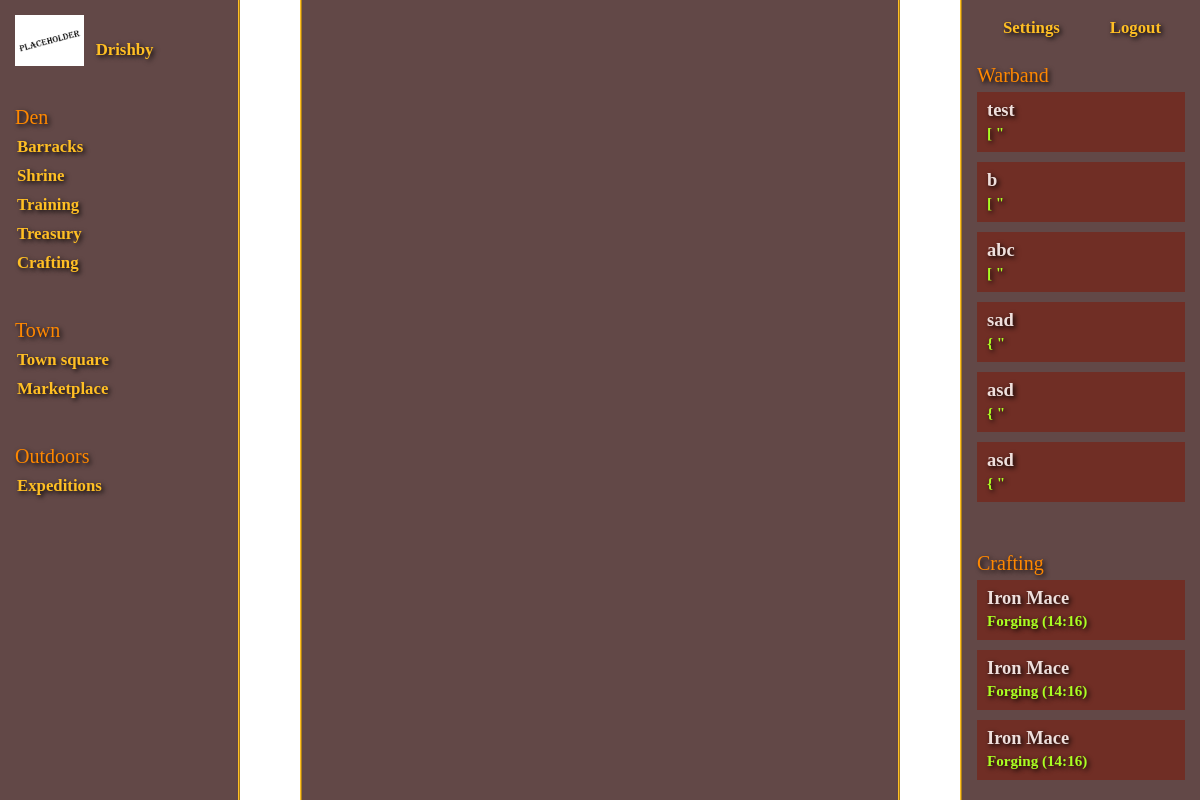
Before: /settings/ (signed in) with the older database file.
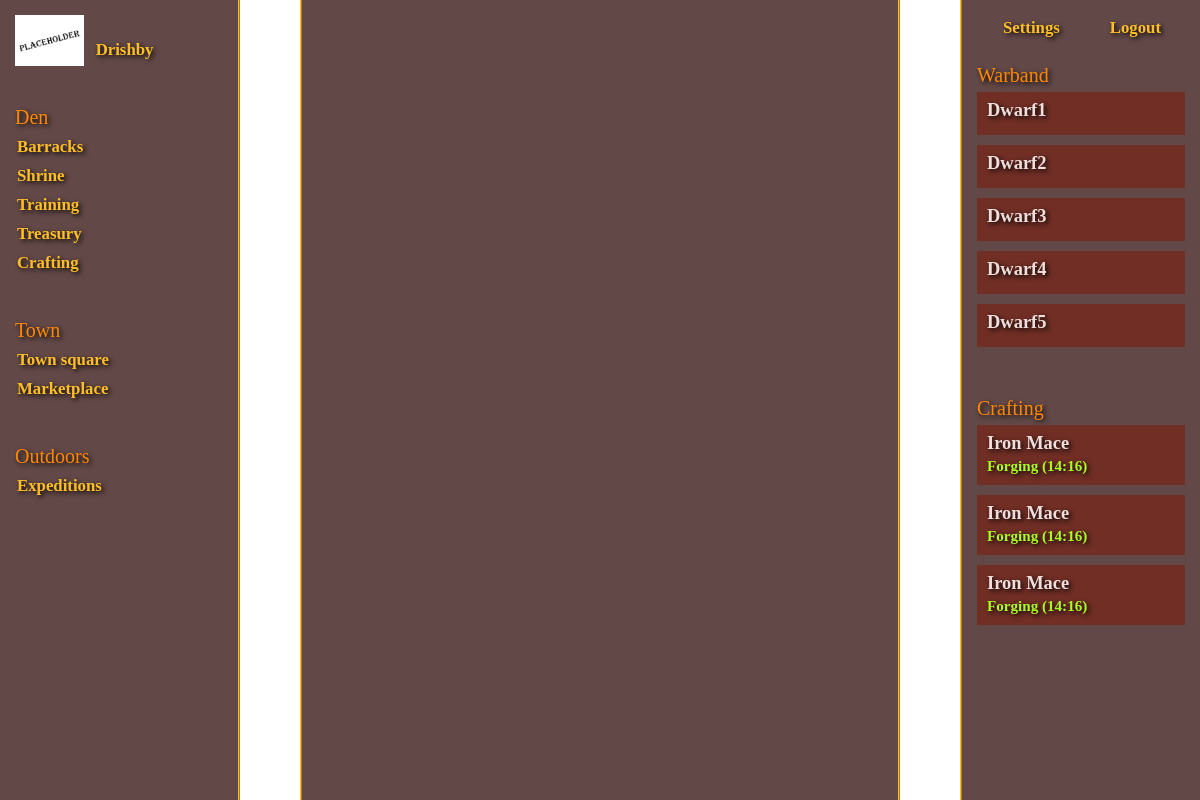
After: the same page with the newer database file.
### apps/dwarves/models.py (models this page shows, shortened)
class Character(models.Model):
    strength_total = models.IntegerField(default=0)
    intelligence_total = models.IntegerField(default=0)
    endurance_total = models.IntegerField(default=0)
    speed_total = models.IntegerField(default=0)
    agility_total = models.IntegerField(default=0)
    willpower_total = models.IntegerField(default=0)
    charisma_total = models.IntegerField(default=0)
    luck_total = models.IntegerField(default=0)
    physical_armor = models.IntegerField(default=0)
    magical_armor = models.IntegerField(default=0)
    physical_mitigation = models.FloatField(default=0.00)
    magical_mitigation = models.FloatField(default=0.00)
    abilities = models.JSONField(default=dict, blank=True)
    class Meta:
        abstract = True

class Dwarf(Character):
    name = models.CharField(max_length=32)
    leader = models.ForeignKey(Account, null=True, on_delete=models.CASCADE)
    status = models.CharField(max_length=32)
    status_time = models.DateTimeField(null=True, blank=True)
    pvp_points = models.IntegerField(default=0)
    battles_fought = models.IntegerField(default=0)
    battles_won = models.IntegerField(default=0)
    head = models.CharField(max_length=64, blank=True, null=True)
    shoulders = models.CharField(max_length=64, blank=True, null=True)
    chest = models.CharField(max_length=64, blank=True, null=True)
    gloves = models.CharField(max_length=64, blank=True, null=True)
    pants = models.CharField(max_length=64, blank=True, null=True)
    boots = models.CharField(max_length=64, blank=True, null=True)
    two_hand = models.CharField(max_length=64, blank=True, null=True)
    main_hand = models.CharField(max_length=64, blank=True, null=True)
    off_hand = models.CharField(max_length=64, blank=True, null=True)
    trinket = models.CharField(max_length=64, blank=True, null=True)
    strength_base = models.IntegerField(default=initial_attributes)
    intelligence_base = models.IntegerField(default=initial_attributes)
    endurance_base = models.IntegerField(default=initial_attributes)
    speed_base = models.IntegerField(default=initial_attributes)
    agility_base = models.IntegerField(default=initial_attributes)
    willpower_base = models.IntegerField(default=initial_attributes)
    charisma_base = models.IntegerField(default=initial_attributes)
    luck_base = models.IntegerField(default=initial_attributes)
    strength_multiplier = models.IntegerField(default=0)
    intelligence_multiplier = models.IntegerField(default=0)
    endurance_multiplier = models.IntegerField(default=0)
    speed_multiplier = models.IntegerField(default=0)
    agility_multiplier = models.IntegerField(default=0)
    willpower_multiplier = models.IntegerField(default=0)
    charisma_multiplier = models.IntegerField(default=0)
    luck_multiplier = models.IntegerField(default=0)
    strength_bonus = models.IntegerField(default=0)
    intelligence_bonus = models.IntegerField(default=0)
    endurance_bonus = models.IntegerField(default=0)
    speed_bonus = models.IntegerField(default=0)
    agility_bonus = models.IntegerField(default=0)
    willpower_bonus = models.IntegerField(default=0)
    charisma_bonus = models.IntegerField(default=0)
    luck_bonus = models.IntegerField(default=0)
    ability_cap = models.IntegerField(default=0)
    battle_power = models.IntegerField(default=0)

### apps/accounts/views.py (the view)
# urls.py: path('settings/', settings, name="settings"),
@login_required(login_url='/mountain', redirect_field_name=None)
def settings(request):
    warband = Dwarf.objects.values('id', 'name', 'status').filter(leader=request.user)
    return render(request, "settings/settings.html", {'warband': warband})

### templates/settings/settings.html (shortened to what this page needs)
{% extends 'base.html' %}
{% load static %}
{% block stylesheets %}
    <link rel="stylesheet" href="{% static 'css/settings/settings.css' %}" type="text/css"/>
{% endblock %}
{% block navbar %}
    {% include 'navbar.html' %}
{% endblock %}
{% block status-tab %}
    {% include 'status-tab.html' %}
{% endblock %}

### templates/status-tab.html
<div id="status-tab-top">
    <a href="{% url 'settings' %}">Settings</a>
    <a href="{% url 'logout' %}">Logout</a>
</div>
<div class="status-tab-segment">
    <h3>Warband</h3>
    {% for dwarf in warband %}
        <a href="{% url 'details' %}{{ dwarf.id }}" class="dwarf-info">
            <span class="dwarf-name">{{ dwarf.name }}</span>
            <span class="dwarf-status">
                {% if dwarf.status.0 == "idle" %}
                    {% if dwarf.status.1 == 0 %}
                        Snorkling 0
                    {% elif dwarf.status.1 == 1 %}
                        Snorkling 1
                    {% elif dwarf.status.1 == 2 %}
                        Snorkling 2
                    {% elif dwarf.status.1 == 3 %}
                        Snorkling 3
                    {% elif dwarf.status.1 == 4 %}
                        Snorkling 4
                    {% elif dwarf.status.1 == 5 %}
                        Snorkling 5
                    {% elif dwarf.status.1 == 6 %}
                        Snorkling 6
                    {% elif dwarf.status.1 == 7 %}
                        Snorkling 7
                    {% endif %}
                {% else %}
                    {{ dwarf.status.0 }}
                    {{ dwarf.status.1 }}
                {% endif %}
            </span>
        </a>
    {% endfor %}
</div>
<div class="status-tab-segment">
    <h3>Crafting</h3>
    <a href="/" class="crafting-info">
        <span class="crafting-name">Iron Mace</span>
        <span class="crafting-status">Forging (14:16)</span>
    </a>
    <a href="/" class="crafting-info">
        <span class="crafting-name">Iron Mace</span>
        <span class="crafting-status">Forging (14:16)</span>
    </a>
    <a href="/" class="crafting-info">
        <span class="crafting-name">Iron Mace</span>
        <span class="crafting-status">Forging (14:16)</span>
    </a>
</div>

Changed rows visible on the page:
removed Dwarf: name "asd", status.0 "{", status.1 "\""
changed Dwarf: name "test" → "Dwarf1"; status.0 "[" → (not shown); status.1 "\"" → (not shown)
changed Dwarf: name "b" → "Dwarf2"; status.0 "[" → (not shown); status.1 "\"" → (not shown)
changed Dwarf: name "abc" → "Dwarf3"; status.0 "[" → (not shown); status.1 "\"" → (not shown)
changed Dwarf: name "sad" → "Dwarf4"; status.0 "{" → (not shown); status.1 "\"" → (not shown)
changed Dwarf: name "asd" → "Dwarf5"; status.0 "{" → (not shown); status.1 "\"" → (not shown)
